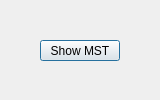
<?xml version="1.0" encoding="UTF-8"?>
<ui version="4.0">
 <class>showMST</class>
 <widget class="QDialog" name="showMST">
  <property name="geometry">
   <rect>
    <x>0</x>
    <y>0</y>
    <width>160</width>
    <height>100</height>
   </rect>
  </property>
  <property name="windowTitle">
   <string>Dialog</string>
  </property>
  <widget class="QPushButton" name="pushButton">
   <property name="geometry">
    <rect>
     <x>40</x>
     <y>40</y>
     <width>80</width>
     <height>21</height>
    </rect>
   </property>
   <property name="text">
    <string>Show MST</string>
   </property>
  </widget>
 </widget>
 <resources/>
 <connections/>
</ui>
